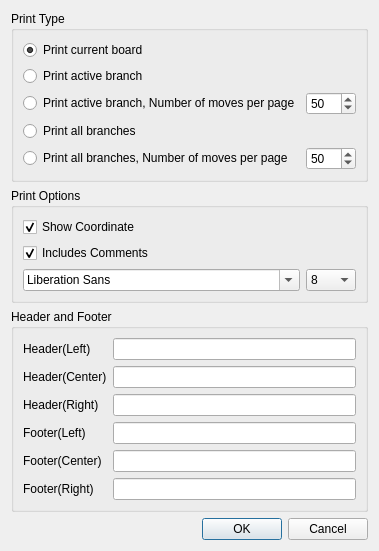
<?xml version="1.0" encoding="UTF-8"?>
<ui version="4.0">
 <class>PrintOptionDialog</class>
 <widget class="QDialog" name="PrintOptionDialog">
  <property name="geometry">
   <rect>
    <x>0</x>
    <y>0</y>
    <width>376</width>
    <height>480</height>
   </rect>
  </property>
  <property name="windowTitle">
   <string>Print Options</string>
  </property>
  <layout class="QVBoxLayout" name="verticalLayout_2">
   <item>
    <widget class="QGroupBox" name="typeGroupBox">
     <property name="title">
      <string>Print Type</string>
     </property>
     <layout class="QVBoxLayout" name="verticalLayout">
      <item>
       <widget class="QRadioButton" name="printActiveBoard">
        <property name="text">
         <string>Print current board</string>
        </property>
        <property name="checked">
         <bool>true</bool>
        </property>
       </widget>
      </item>
      <item>
       <widget class="QRadioButton" name="printActiveBranch">
        <property name="text">
         <string>Print active branch</string>
        </property>
       </widget>
      </item>
      <item>
       <layout class="QHBoxLayout" name="horizontalLayout">
        <item>
         <widget class="QRadioButton" name="printActiveBranchN">
          <property name="text">
           <string>Print active branch, Number of moves per page</string>
          </property>
         </widget>
        </item>
        <item>
         <widget class="QSpinBox" name="activeBranchMovesPerPage">
          <property name="maximumSize">
           <size>
            <width>50</width>
            <height>16777215</height>
           </size>
          </property>
          <property name="maximum">
           <number>1000</number>
          </property>
          <property name="value">
           <number>50</number>
          </property>
         </widget>
        </item>
       </layout>
      </item>
      <item>
       <widget class="QRadioButton" name="printAllBranches">
        <property name="text">
         <string>Print all branches</string>
        </property>
       </widget>
      </item>
      <item>
       <layout class="QHBoxLayout" name="horizontalLayout_2">
        <item>
         <widget class="QRadioButton" name="printAllBranchesN">
          <property name="text">
           <string>Print all branches, Number of moves per page</string>
          </property>
         </widget>
        </item>
        <item>
         <widget class="QSpinBox" name="allBranchMovesPerPage">
          <property name="maximumSize">
           <size>
            <width>50</width>
            <height>16777215</height>
           </size>
          </property>
          <property name="maximum">
           <number>1000</number>
          </property>
          <property name="value">
           <number>50</number>
          </property>
         </widget>
        </item>
       </layout>
      </item>
     </layout>
    </widget>
   </item>
   <item>
    <widget class="QGroupBox" name="optionBox">
     <property name="title">
      <string>Print Options</string>
     </property>
     <layout class="QVBoxLayout" name="verticalLayout_3">
      <item>
       <widget class="QCheckBox" name="showCoordinate">
        <property name="text">
         <string>Show Coordinate</string>
        </property>
        <property name="checked">
         <bool>true</bool>
        </property>
       </widget>
      </item>
      <item>
       <widget class="QCheckBox" name="includeComments">
        <property name="text">
         <string>Includes Comments</string>
        </property>
        <property name="checked">
         <bool>true</bool>
        </property>
       </widget>
      </item>
      <item>
       <layout class="QHBoxLayout" name="horizontalLayout_3">
        <item>
         <widget class="QFontComboBox" name="fontComboBox"/>
        </item>
        <item>
         <widget class="QComboBox" name="fontSizeComboBox">
          <property name="maximumSize">
           <size>
            <width>50</width>
            <height>16777215</height>
           </size>
          </property>
          <item>
           <property name="text">
            <string>8</string>
           </property>
          </item>
          <item>
           <property name="text">
            <string>9</string>
           </property>
          </item>
          <item>
           <property name="text">
            <string>10</string>
           </property>
          </item>
          <item>
           <property name="text">
            <string>11</string>
           </property>
          </item>
          <item>
           <property name="text">
            <string>12</string>
           </property>
          </item>
          <item>
           <property name="text">
            <string>13</string>
           </property>
          </item>
          <item>
           <property name="text">
            <string>14</string>
           </property>
          </item>
          <item>
           <property name="text">
            <string>15</string>
           </property>
          </item>
         </widget>
        </item>
       </layout>
      </item>
     </layout>
    </widget>
   </item>
   <item>
    <widget class="QGroupBox" name="headerFooterGroupBox">
     <property name="title">
      <string>Header and Footer</string>
     </property>
     <layout class="QFormLayout" name="formLayout">
      <property name="fieldGrowthPolicy">
       <enum>QFormLayout::AllNonFixedFieldsGrow</enum>
      </property>
      <item row="0" column="0">
       <widget class="QLabel" name="headerLeftLabel">
        <property name="text">
         <string>Header(Left)</string>
        </property>
       </widget>
      </item>
      <item row="0" column="1">
       <widget class="QLineEdit" name="headerLeftEdit"/>
      </item>
      <item row="1" column="0">
       <widget class="QLabel" name="headerCenterLabel">
        <property name="text">
         <string>Header(Center)</string>
        </property>
       </widget>
      </item>
      <item row="1" column="1">
       <widget class="QLineEdit" name="headerCenterEdit"/>
      </item>
      <item row="2" column="0">
       <widget class="QLabel" name="headerRightLabel">
        <property name="text">
         <string>Header(Right)</string>
        </property>
       </widget>
      </item>
      <item row="2" column="1">
       <widget class="QLineEdit" name="headerRightEdit"/>
      </item>
      <item row="3" column="0">
       <widget class="QLabel" name="footerLeftLabel">
        <property name="text">
         <string>Footer(Left)</string>
        </property>
       </widget>
      </item>
      <item row="3" column="1">
       <widget class="QLineEdit" name="footerLeftEdit"/>
      </item>
      <item row="4" column="0">
       <widget class="QLabel" name="footerCenterLabel">
        <property name="text">
         <string>Footer(Center)</string>
        </property>
       </widget>
      </item>
      <item row="4" column="1">
       <widget class="QLineEdit" name="footerCenterEdit"/>
      </item>
      <item row="5" column="0">
       <widget class="QLabel" name="footerRightLabel">
        <property name="text">
         <string>Footer(Right)</string>
        </property>
       </widget>
      </item>
      <item row="5" column="1">
       <widget class="QLineEdit" name="footerRightEdit"/>
      </item>
     </layout>
    </widget>
   </item>
   <item>
    <spacer name="verticalSpacer">
     <property name="orientation">
      <enum>Qt::Vertical</enum>
     </property>
     <property name="sizeHint" stdset="0">
      <size>
       <width>20</width>
       <height>40</height>
      </size>
     </property>
    </spacer>
   </item>
   <item>
    <widget class="QDialogButtonBox" name="buttonBox">
     <property name="orientation">
      <enum>Qt::Horizontal</enum>
     </property>
     <property name="standardButtons">
      <set>QDialogButtonBox::Cancel|QDialogButtonBox::Ok</set>
     </property>
    </widget>
   </item>
  </layout>
 </widget>
 <tabstops>
  <tabstop>printActiveBoard</tabstop>
  <tabstop>printActiveBranch</tabstop>
  <tabstop>printActiveBranchN</tabstop>
  <tabstop>activeBranchMovesPerPage</tabstop>
  <tabstop>printAllBranches</tabstop>
  <tabstop>printAllBranchesN</tabstop>
  <tabstop>allBranchMovesPerPage</tabstop>
  <tabstop>showCoordinate</tabstop>
  <tabstop>includeComments</tabstop>
  <tabstop>fontComboBox</tabstop>
  <tabstop>fontSizeComboBox</tabstop>
  <tabstop>headerLeftEdit</tabstop>
  <tabstop>headerCenterEdit</tabstop>
  <tabstop>headerRightEdit</tabstop>
  <tabstop>footerLeftEdit</tabstop>
  <tabstop>footerCenterEdit</tabstop>
  <tabstop>footerRightEdit</tabstop>
  <tabstop>buttonBox</tabstop>
 </tabstops>
 <resources/>
 <connections>
  <connection>
   <sender>buttonBox</sender>
   <signal>accepted()</signal>
   <receiver>PrintOptionDialog</receiver>
   <slot>accept()</slot>
   <hints>
    <hint type="sourcelabel">
     <x>248</x>
     <y>254</y>
    </hint>
    <hint type="destinationlabel">
     <x>157</x>
     <y>274</y>
    </hint>
   </hints>
  </connection>
  <connection>
   <sender>buttonBox</sender>
   <signal>rejected()</signal>
   <receiver>PrintOptionDialog</receiver>
   <slot>reject()</slot>
   <hints>
    <hint type="sourcelabel">
     <x>316</x>
     <y>260</y>
    </hint>
    <hint type="destinationlabel">
     <x>286</x>
     <y>274</y>
    </hint>
   </hints>
  </connection>
 </connections>
</ui>
